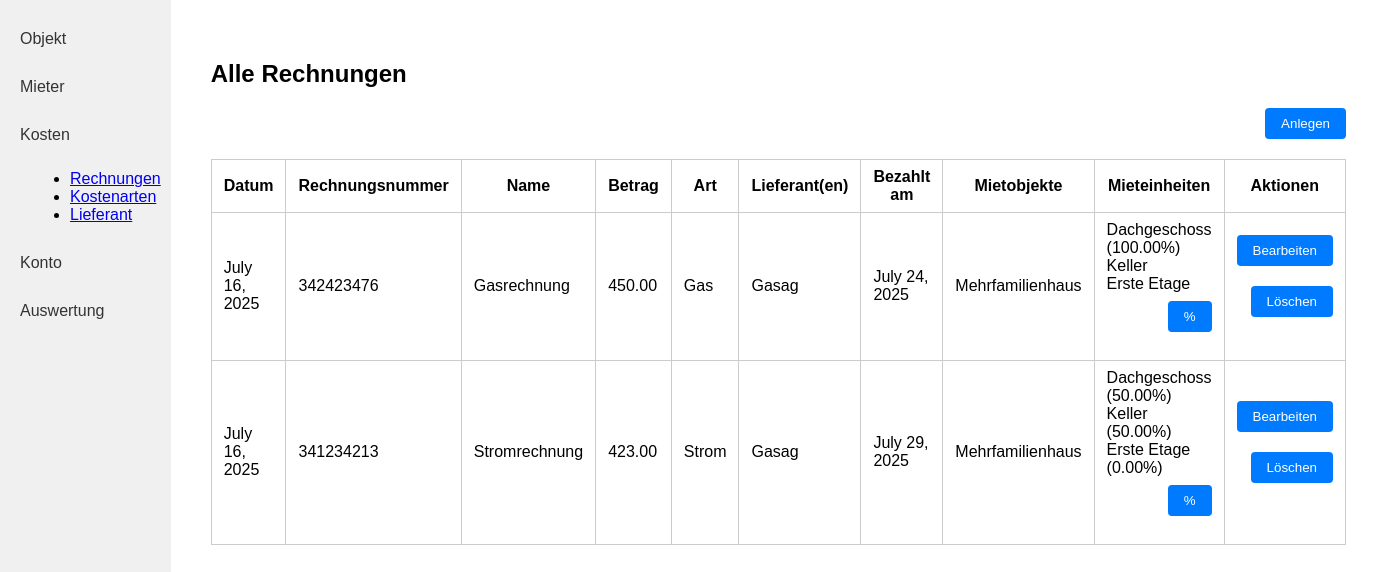
Page /rechnungen/ (signed in) on the earlier database version.
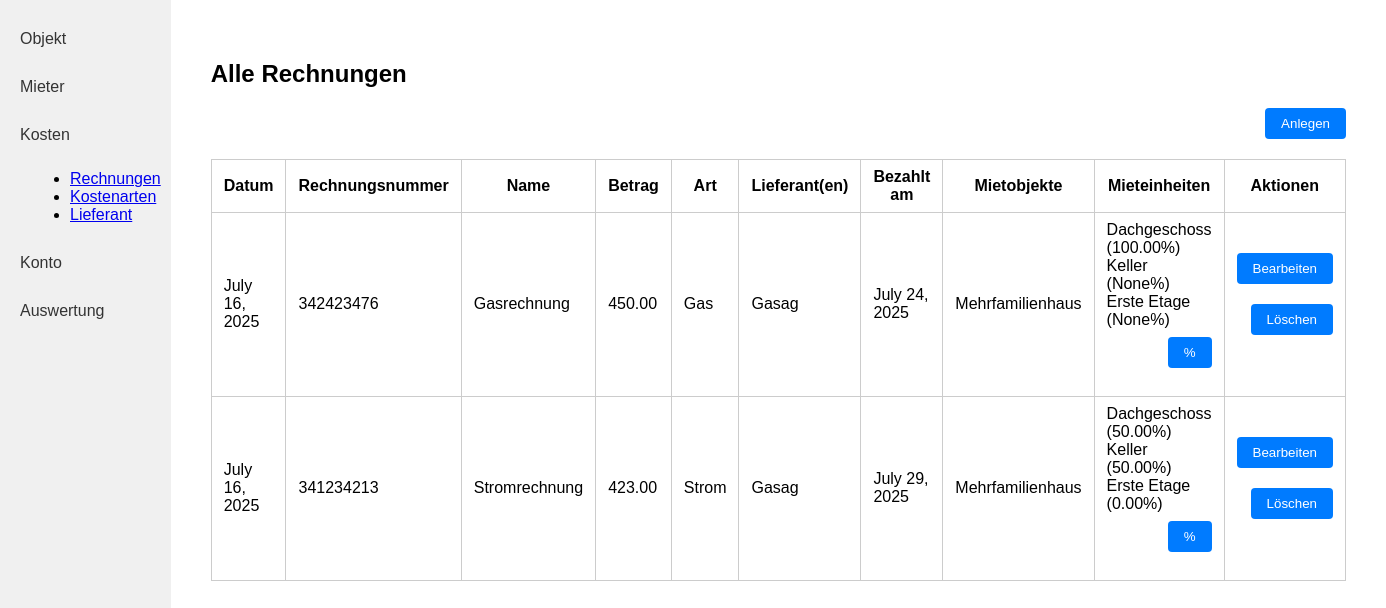
Same page on the later database version.
### kostenpruefung_mietobjekte_app/models.py (models this page shows, shortened)
class Rechnung(models.Model):
    created_by = models.ForeignKey(User, on_delete=models.CASCADE, related_name="rechnungen_created", null=True, blank=True)
    datum = models.DateField()
    rechnungsnummer = models.CharField(max_length=255)
    name = models.CharField(max_length=255) # Descriptive name to identify the payment
    betrag = models.DecimalField(max_digits=10, decimal_places=2)
    art = models.ForeignKey('Rechnungsart', on_delete=models.PROTECT)
    lieferant = models.ManyToManyField('Lieferant')
    bezahlt_am = models.DateField()
    mietobjekt = models.ForeignKey('Mietobjekt', on_delete=models.CASCADE, related_name="rechnungen", null=True, blank=True)

class Rechnungsart(models.Model):
    created_by = models.ForeignKey(User, on_delete=models.CASCADE, related_name="rechnungsarten_created", null=True, blank=True)
    name = models.CharField(max_length=255)
    farbe = models.CharField(
        max_length=7,
        default='#4e79a7',
        help_text='Farbe für Diagramme (Hex-Code, z.B. #FF5733)'
    )
    def __str__(self):
        return self.name

class Lieferant(models.Model):
    created_by = models.ForeignKey(User, on_delete=models.CASCADE, related_name="lieferanten_created", null=True, blank=True)
    firmenname = models.CharField(max_length=255)
    vorname = models.CharField(max_length=255)
    nachname = models.CharField(max_length=255)
    strasse = models.CharField(max_length=255)
    hausnummer = models.CharField(max_length=10)
    plz = models.CharField(max_length=10) # 2 - 10 characters (numbers and letters)
    ort = models.CharField(max_length=100)
    land = models.CharField(max_length=100)
    e_mail = models.EmailField()
    telefon = models.CharField(max_length=100)

class Mietobjekt(models.Model):
    created_by = models.ForeignKey(User, on_delete=models.CASCADE, related_name="mietobjekte_created", null=True, blank=True)
    name = models.CharField(max_length=255)
    strasse_hausnummer = models.CharField(max_length=255)
    plz = models.CharField(max_length=10) # 2 - 10 characters (numbers and letters)
    ort = models.CharField(max_length=100)
    land = models.CharField(max_length=100)
    FARBE_CHOICES = [
        ('rot', 'Rot'),
        ('blau', 'Blau'),
        ('gruen', 'Grün'),
        ('gelb', 'Gelb'),
        ('schwarz', 'Schwarz'),
    ]
    farbe = models.CharField(max_length=20, choices=FARBE_CHOICES)

class Mieteinheit(models.Model):
    mietobjekt = models.ForeignKey(Mietobjekt, on_delete=models.CASCADE, related_name="mieteinheiten")
    name = models.CharField(max_length=255)
    kaufdatum = models.DateField(null=True, blank=True)
    kaufpreis = models.DecimalField(max_digits=10, decimal_places=2, null=True, blank=True)
    darlehen = models.DecimalField(max_digits=10, decimal_places=2, null=True, blank=True)
    grundschuld = models.DecimalField(max_digits=10, decimal_places=2, null=True, blank=True)

class Prozent(models.Model):
    mieteinheit = models.ForeignKey('Mieteinheit', on_delete=models.CASCADE, related_name="prozent_mieteinheit")
    rechnung = models.ForeignKey('Rechnung', on_delete=models.CASCADE, related_name="prozent_rechnung")
    prozent = models.DecimalField(max_digits=5, decimal_places=2, null=True, blank=True)  # Value between 0 and 100

### kostenpruefung_mietobjekte_app/views.py (the view)
# urls.py: path('rechnungen/', rechnungen, name='rechnungen'),
@login_required
def rechnungen(request):
    rechnungen = Rechnung.objects.filter(created_by=request.user).prefetch_related(
        'lieferant',
        'mietobjekt__mieteinheiten__prozent_mieteinheit',
        'prozent_rechnung'
    )
    for r in rechnungen:
        total = 0
        for mieteinheit in r.mietobjekt.mieteinheiten.all():
            for prozent in mieteinheit.prozent_mieteinheit.all():
                if prozent in r.prozent_rechnung.all():
                    total += prozent.prozent or 0
        r.percent_not_100 = abs(total - 100) > 0.01
    return render(request, 'kostenpruefung_mietobjekte_app/rechnungen.html', {
        'rechnungen': rechnungen,
    })

### kostenpruefung_mietobjekte_app/templates/kostenpruefung_mietobjekte_app/rechnungen.html (shortened to what this page needs)
{% load static %}
<!DOCTYPE html>
<html lang="de">
<head>
    <link rel="stylesheet" href="{% static 'kostenpruefung_mietobjekte_app/style.css' %}">
</head>
<body>
<div class="flex-container">
    <nav class="sidebar">
        <a class="sidebar-link" href="{% url 'kostenpruefung_mietobjekte_app:objekt_index' %}">Objekt</a>
        <a class="sidebar-link" href="{% url 'kostenpruefung_mietobjekte_app:mieter_laufend' %}">Mieter</a>
        <a class="sidebar-link" href="#">Kosten</a>
        <ul style="list-style-type: disc; margin-left: 30px; margin-bottom: 20px;">
            <li><a href="{% url 'kostenpruefung_mietobjekte_app:rechnungen' %}">Rechnungen</a></li>
            <li><a href="{% url 'kostenpruefung_mietobjekte_app:kostenarten' %}">Kostenarten</a></li>
            <li><a href="{% url 'kostenpruefung_mietobjekte_app:lieferanten' %}">Lieferant</a></li>
        </ul>
        <a class="sidebar-link" href="{% url 'kostenpruefung_mietobjekte_app:konto' %}">Konto</a>
        <a class="sidebar-link" href="{% url 'kostenpruefung_mietobjekte_app:auswertung' %}">Auswertung</a>
    </nav>
    <div class="main-content">
        <h2>Alle Rechnungen</h2>
        <form action="{% url 'kostenpruefung_mietobjekte_app:rechnung_create' %}" method="get" style="margin-bottom: 16px;">
            <button class="action-btn" type="submit">Anlegen</button>
        </form>
        <table class="object-table">
            <tr>
                <th>Datum</th>
                <th>Rechnungsnummer</th>
                <th>Name</th>
                <th>Betrag</th>
                <th>Art</th>
                <th>Lieferant(en)</th>
                <th>Bezahlt am</th>
                <th>Mietobjekte</th>
                <th>Mieteinheiten</th>
                <th>Aktionen</th>
            </tr>
            {% for r in rechnungen %}
            <tr>
                <td>{{ r.datum }}</td>
                <td>{{ r.rechnungsnummer }}</td>
                <td>{{ r.name }}</td>
                <td>{{ r.betrag }}</td>
                <td>{{ r.art }}</td>
                <td>
                    {% for l in r.lieferant.all %}
                        {{ l.firmenname }}{% if not forloop.last %},<br>{% endif %}
                    {% endfor %}
                </td>
                <td>{{ r.bezahlt_am }}</td>
                <td>{{ r.mietobjekt.name }}</td>
                <td {% if r.percent_not_100 %}style="background-color:#ffe5e5;"{% endif %}>
                    {% for mieteinheit in r.mietobjekt.mieteinheiten.all %}
                        {{ mieteinheit.name }}
                        {% for prozent in mieteinheit.prozent_mieteinheit.all %}
                            {% if prozent in r.prozent_rechnung.all %}
                                ({{ prozent.prozent }}%)
                            {% endif %}
                        {% endfor %}
                        <br>
                    {% endfor %}
                    <form action="{% url 'kostenpruefung_mietobjekte_app:prozent_bulk_update' r.id %}" method="get" style="margin-top: 8px;">
                        <button class="action-btn" type="submit">%</button>
                    </form>
                </td>
                <td class="objekt-actions">
                    <form action="{% url 'kostenpruefung_mietobjekte_app:rechnung_update' r.id %}" method="get" style="display:inline;">
                        <button class="action-btn" type="submit">Bearbeiten</button>
                    </form>
                    <form action="{% url 'kostenpruefung_mietobjekte_app:rechnung_delete' r.id %}" method="get" style="display:inline;">
                        <button class="action-btn" type="submit">Löschen</button>
                    </form>
                </td>
            </tr>
            {% empty %}
            <tr>
                <td colspan="10">Keine Rechnungen vorhanden.</td>
            </tr>
            {% endfor %}
        </table>
    </div>
</div>
</body>
</html>

Differences in the rows shown:
added Prozent: prozent "None", shown under Mieteinheit "Keller"
added Prozent: prozent "None", shown under Mieteinheit "Erste Etage"
